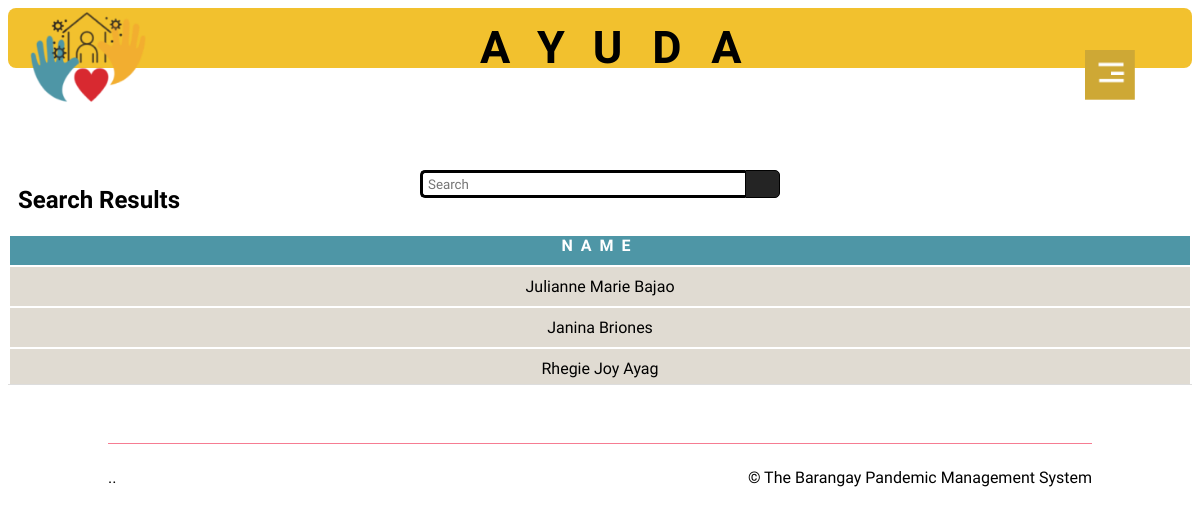
Screenshot of /aresult.php (signed in) with the database file from the repository.
### tables this page shows
CREATE TABLE `ayuda` (
  `ayudaID` int(11) NOT NULL,
  `userID` int(11) NOT NULL,
  `name2` varchar(50) NOT NULL,
  `amount` int(50) NOT NULL,
  `barangay` varchar(50) NOT NULL,
  `date_claimed` varchar(50) NOT NULL
);

### session.php (called while the page is built, shortened)
<?php
	require 'Connection/db_conn.php';
	$query = $conn->query("SELECT * FROM `users` WHERE `userID` = '$_SESSION[userID]'") or die(mysqli_error());
	$fetch = $query->fetch_array();
	$purok2 = $fetch['purok'];
	$barangay = $fetch['barangay'];
?>

### aresult.php (the view, shortened to what this page needs)
<!DOCTYPE html>
<?php
	require 'session.php';
?>
<html>
<head>
	<link rel="stylesheet" href="ayuda.css">
</head>
<body>
	<section id="header">
		<div class="header-box">
			<img src="images/logo1.png" class="logo">
		</div>
	<form action="aresult.php" method="get">
	<div class="wrap">
   <div class="search">
      <input type="text" name="search" class="searchTerm" placeholder="Search">
      <button type="submit" class="searchButton">
     </button>
   </div>
</div>
</form>
		<div class="container">
			<div class="Ayuda">
				<h1>AYUDA</h1>
			</div>
		</div>
	</section>
	<img src="images/menu.png" id="menu">
<h2 id="title2">Search Results</h2>
<div class="scrollable">
<table class="table2">
	 <tbody>
	 				<th>NAME</th>
					<?php
						require 'Connection/db_conn.php';
						$search = $_GET['search'];
						$query = $conn->query("SELECT ayuda.name2 FROM `ayuda` WHERE EXISTS (SELECT * FROM users WHERE userID = ayuda.userID AND fullname LIKE '%$search%' AND purok = ('$purok2') AND barangay = ('$barangay'));") or die(mysqli_error());
						while($fetch = $query->fetch_array()){
					?>
						<tr>
							<td><?php echo $fetch['name2']?></td>
						</tr>
					<?php
						}
					?>
					</tbody>
</table>
</div>
	<section id="footer">
	<div class="container footer-row">
		<hr>
		<div class="footer-left-col">
			<p>..</p>
		</div>
		<div class="footer-right-col">
			<p>© The Barangay Pandemic Management System</p>
		</div>
	</div>
</section>
</body>
</html>

### ayuda.css (style rules this page uses)
* { padding: 0; font-family: alata; }
.logo { width: 120px; margin-top: 0px; margin-left: 20px; }
.header-box { background-size: cover; height: 60px; background-color: #F2C12E; border-radius: 8px; margin-bottom: 10%; }
.Ayuda { width: 30%; position: absolute; left: 55%; top: 6%; transform: translate(-50%, -50%); font-size: 30px; letter-spacing: 30px; }
.container { margin-right: 100px; margin-left: 100px; }
.search { width: 100%; position: relative; display: flex; }
.searchTerm { width: 100%; border: 3px solid black; border-right: none; padding: 5px; height: 12px; border-radius: 5px 0 0 5px; outline: none; color: #9DBFAF; }
.searchButton { width: 40px; height: 28px; border: .5px solid black; background: #242424; text-align: center; color: #fff; border-radius: 0 5px 5px 0; cursor: pointer; font-size: 20px; }
.wrap { width: 30%; position: absolute; left: 50%; top: 23%; transform: translate(-50%, -50%); }
#menu { width: 50px; position: fixed; right: 65px; top: 50px; z-index: 2; cursor: pointer; }
.table1 th, td { text-align: center; padding-top: 10px; padding-bottom: 10px; }
#title2 { margin-left: 10px; }
.table2 { width: 100%; }
.table2 th { align-content: center; letter-spacing: 8px; padding-bottom: 10px; }
.table2 td { background-color: #E0DBD2; }
.scrollable { height: 150px; overflow-y: scroll; border-bottom: 1px solid #ddd; }
.scrollable th { color: white; font-stretch: 3%; background: #4E96A6; z-index: 2; top: 0; }
#footer { padding: 50px 0 30px; }
hr { width: 100%; border: 0; border-top: 1px solid #f67c92; }
.footer-row { display: flex; align-items: center; justify-content: space-between; flex-wrap: wrap; }
.footer-left-col { flex-basis: 50%; }

### rows the page displays
ayuda: name2 "Julianne Marie Bajao"
ayuda: name2 "Janina Briones"
ayuda: name2 "Rhegie Joy Ayag"
